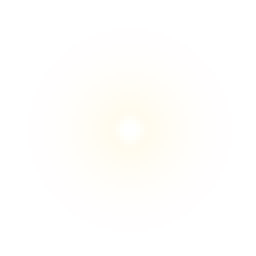
#> input picture assets/glow.png, 64 x 64 px (shown 4 times larger)
$ python -i star_path.py   (imports and definitions only)
#> lines starting #> are read from the running program, lines starting #| are printed output that depends on the picture
"""
star_path.py
Extrae un contorno real de la portada (los límites de las formas/objetos de
la imagen) para que un pequeño punto de luz pueda recorrerlo, en vez de
seguir un movimiento genérico. Usa detección de bordes (Sobel) + trazado de
contornos de scikit-image.
"""

import numpy as np
from skimage import io, color, filters, measure


def _fallback_ellipse_path(n_points: int):
    """Portadas lisas (sin bordes detectables) no tienen contorno que trazar;
    en ese caso el punto de luz sigue una elipse suave inscrita en el
    fotograma en vez de fallar."""
    t = np.linspace(0, 2 * np.pi, n_points, endpoint=False)
    x = 0.5 + 0.35 * np.cos(t)
    y = 0.5 + 0.35 * np.sin(t)
    return list(zip(x, y))


def _resample_contour(contour, n_points):
    diffs = np.diff(contour, axis=0)
    seglen = np.sqrt((diffs ** 2).sum(axis=1))
    cumlen = np.concatenate([[0.0], np.cumsum(seglen)])
    total = cumlen[-1]
    if total <= 0:
        return np.repeat(contour[:1], n_points, axis=0)
    targets = np.linspace(0, total, n_points, endpoint=False)
    rows = np.interp(targets, cumlen, contour[:, 0])
    cols = np.interp(targets, cumlen, contour[:, 1])
    return np.stack([rows, cols], axis=1)


def extract_contour_path(image_path: str, n_points: int = 240, edge_percentile: float = 92.0):
    """
    Devuelve una lista de (x, y) normalizados (0..1) trazando el contorno más
    largo detectado en la imagen, con `n_points` muestreados a distancia
    uniforme a lo largo de su recorrido.
    """
#> called with image_path = '../assets/glow.png', n_points = 240, edge_percentile = 92
    img = io.imread(image_path)
#> img is the input picture: shape (64, 64, 4); mean R, G, B, A 158.9, 155.9, 143.6, 22.6
    if img.ndim == 3:
        gray = color.rgb2gray(img[..., :3])
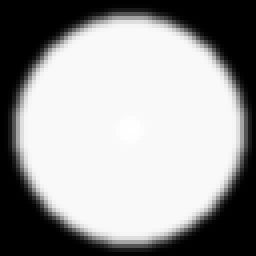
#> gray: shape (64, 64) float64 (shown 4 times larger); min 0, max 1, mean 0.61
    else:
        gray = img.astype(float) / 255.0

    edges = filters.sobel(gray)
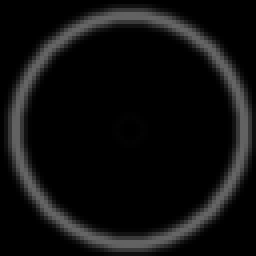
#> edges: shape (64, 64) float64 (shown 4 times larger); min 0, max 0.4, mean 0.0607
    level = np.percentile(edges, edge_percentile)
#> level = 0.319
    contours = measure.find_contours(edges, level)
#> contours = 2 point arrays, longest 237 points
    if not contours:
        return _fallback_ellipse_path(n_points)

    contour = max(contours, key=len)
#> contour = 237 pairs, first value 2.58 to 61.42, second value 2.58 to 61.42
    resampled = _resample_contour(contour, n_points)
#> in _resample_contour, `diffs = np.diff(contour, axis=0)`: diffs = 236 pairs, first value -1 to 1, second value -1 to 1
#> in _resample_contour, `seglen = np.sqrt((diffs ** 2).sum(axis=1))`: seglen = 236 values, max 1.25 at index 158, min 0.00826 at index 88, mean 0.784
#> in _resample_contour, `cumlen = np.concatenate([[0.0], np.cumsum(seglen)])`: cumlen = 237 values from 0 to 185.1
#> in _resample_contour, `total = cumlen[-1]`: total = 185.1
#> in _resample_contour, `rows = np.interp(targets, cumlen, contour[:, 0])`: rows = 240 values, max 61.42 at index 6, min 2.58 at index 126, mean 32
#> in _resample_contour, `cols = np.interp(targets, cumlen, contour[:, 1])`: cols = 240 values, max 61.42 at index 186, min 2.58 at index 66, mean 32
#> resampled = 240 pairs, first value 2.58 to 61.42, second value 2.58 to 61.42

    h, w = gray.shape
#> h = 64; w = 64
    return [(c / w, r / h) for r, c in resampled]

>>> result = extract_contour_path('../assets/glow.png')
#> result = 240 pairs, first value 0.0404 to 0.96, second value 0.0404 to 0.96
